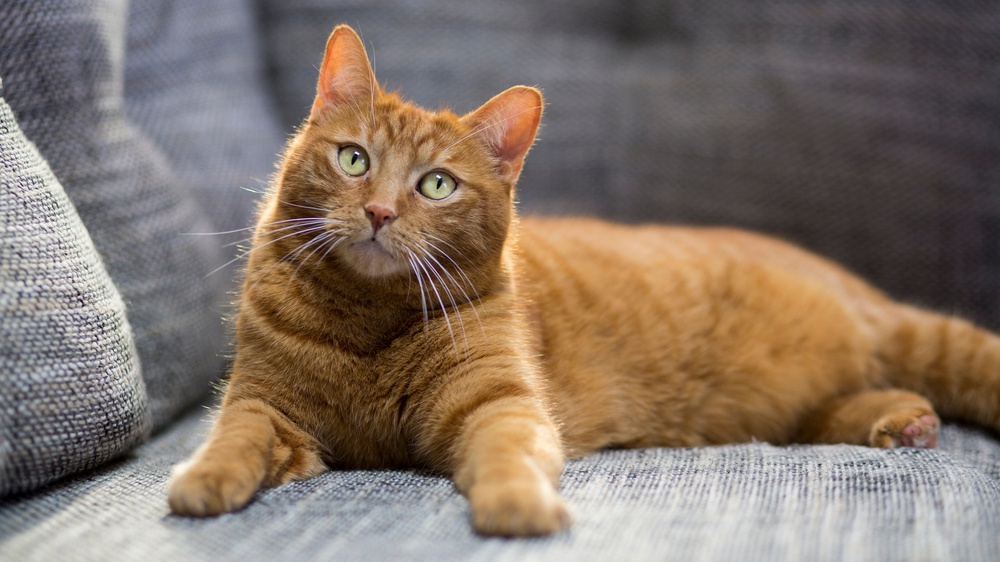
#> input picture photos/cat2.jpg, 1000 x 562 px, shrunk from 2121 x 1193 before the run
$ python gradients.py
#> lines starting #> are read from the running program, lines starting #| are printed output that depends on the picture; after the words box and inside, x2 and y2 are one past the last pixel; in counts of white or black regions, pixels touching at a corner belong together
import cv2 as cv
import numpy as np

img = cv.imread('photos/cat2.jpg')
#> img is the input picture: shape (562, 1000, 3); mean B, G, R 103.8, 116.1, 131.8
cv.imshow('Cats', img)

gray = cv.cvtColor(img, cv.COLOR_BGR2GRAY)
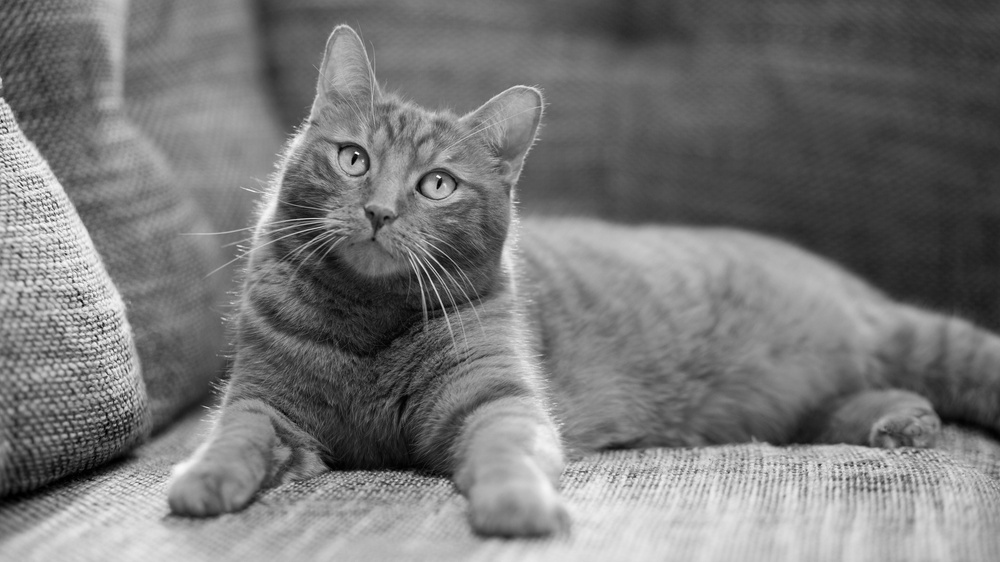
#> gray: shape (562, 1000); min 0, max 253, mean 119.4
cv.imshow('Gray', gray)

# Laplacian
laplacian = cv.Laplacian(gray, cv.CV_64F) # The cv.Laplacian function is used to apply the Laplacian operator to the grayscale image. The parameters are as follows:
# [gray]: The source image for which the Laplacian operator is to be applied. It should be a single-channel image (grayscale).
# cv.CV_64F: The desired depth of the destination image. In this case, we are using CV_64F, which means that the output image will have a depth of 64 bits (floating-point). This is necessary to capture the negative values that can result from the Laplacian operator, as it calculates the second derivative of the image. Using a floating-point depth allows us to preserve the full range of values, including negative values, which can be important for edge detection and other applications.
laplacian = np.uint8(np.absolute(laplacian)) # The np.absolute function is used to take the absolute value of the Laplacian result, which can contain negative values due to the nature of the second derivative. The np.uint8 function is then used to convert the resulting values to an unsigned 8-bit integer format, which is suitable for displaying as an image. This step ensures that all pixel values are non-negative and within the range of 0 to 255, which is necessary for proper visualization of the edges detected by the Laplacian operator.
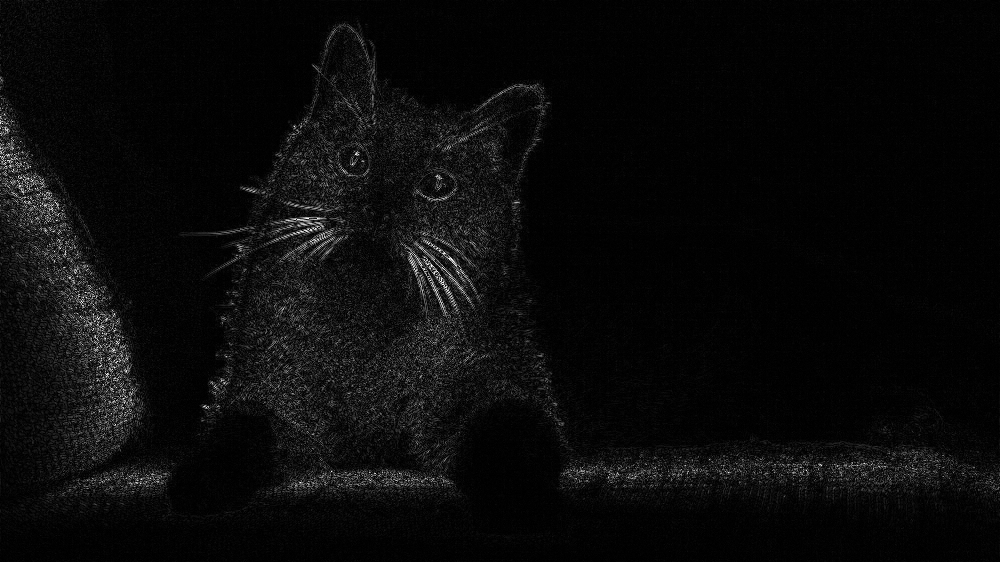
#> laplacian: shape (562, 1000); min 0, max 255, mean 10.4
cv.imshow('Laplacian', laplacian)

# Sobel
sobelx = cv.Sobel(gray, cv.CV_64F, 1, 0) # The cv.Sobel function is used to apply the Sobel operator to the grayscale image. The parameters are as follows:
# [gray]: The source image for which the Sobel operator is to be applied. It should be a single-channel image (grayscale).
# cv.CV_64F: The desired depth of the destination image. In this case, we are using CV_64F, which means that the output image will have a depth of 64 bits (floating-point). This is necessary to capture the negative values that can result from the Sobel operator, as it calculates the first derivative of the image. Using a floating-point depth allows us to preserve the full range of values, including negative values, which can be important for edge detection and other applications.
# 1: The order of the derivative in the x direction. In this case, we are calculating the first derivative in the x direction, which means that we are detecting edges that are vertical (i.e., changes in intensity along the horizontal axis).
# 0: The order of the derivative in the y direction. In this case, we are not calculating any derivative in the y direction, which means that we are only interested in detecting edges in the x direction. If we wanted to detect edges in the y direction, we would set this parameter to 1 and the previous parameter to 0.
sobelx = np.uint8(np.absolute(sobelx)) # The np.absolute function is used to take the absolute value of the Sobel result, which can contain negative values due to the nature of the first derivative. The np.uint8 function is then used to convert the resulting values to an unsigned 8-bit integer format, which is suitable for displaying as an image. This step ensures that all pixel values are non-negative and within the range of 0 to 255, which is necessary for proper visualization of the edges detected by the Sobel operator in the x direction.
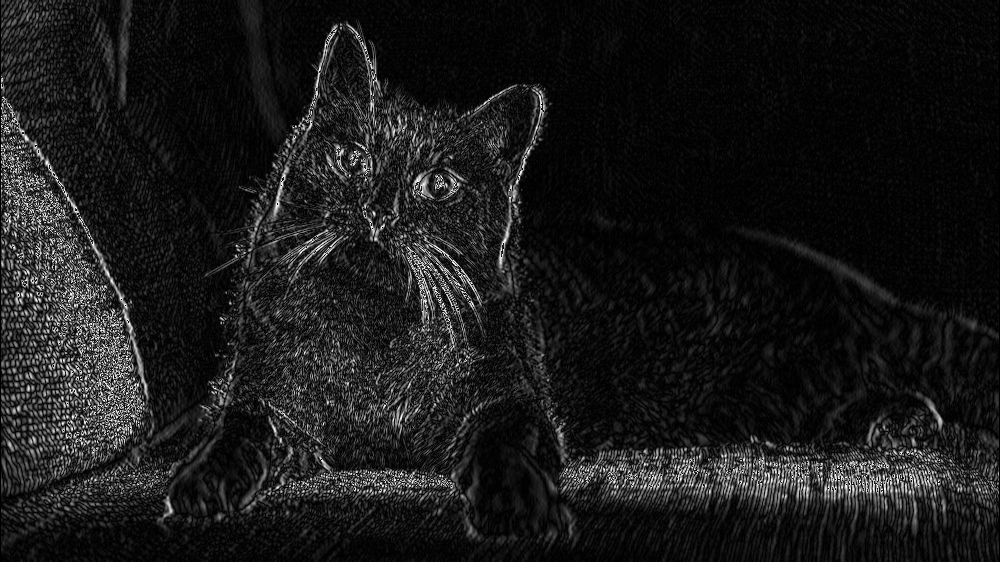
#> sobelx: shape (562, 1000); min 0, max 255, mean 25.7

sobely = cv.Sobel(gray, cv.CV_64F, 0, 1)
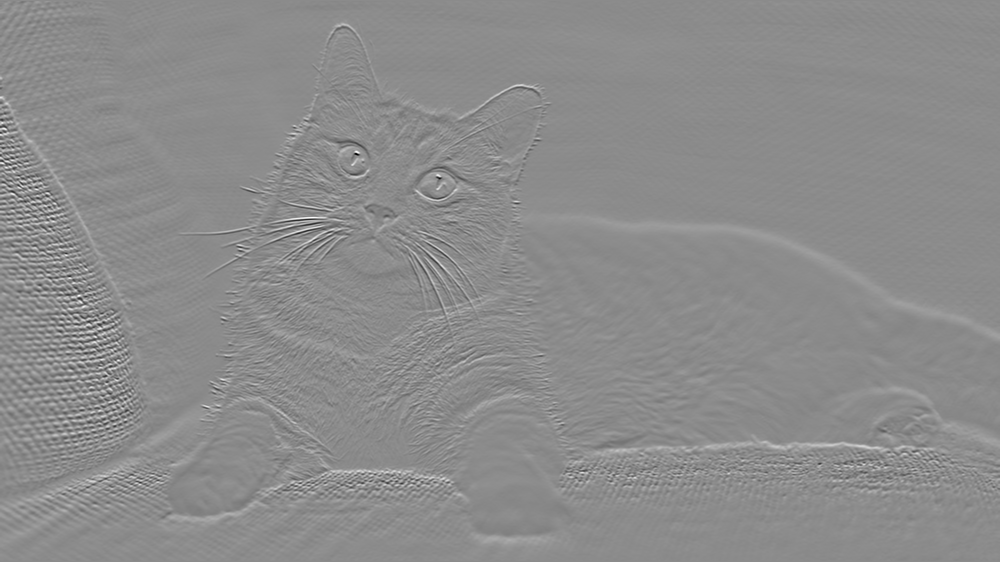
#> sobely: shape (562, 1000) float64; min -836, max 687, mean 1.5; drawn with min black and max white
sobely = np.uint8(np.absolute(sobely))
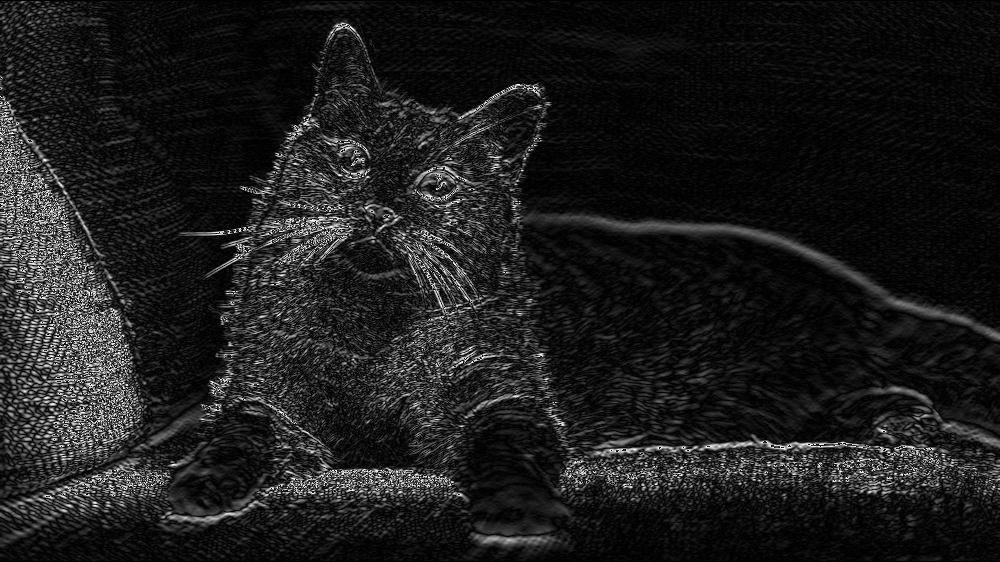
#> sobely: shape (562, 1000); min 0, max 255, mean 28.7

combined_sobel = cv.bitwise_or(sobelx, sobely) # The cv.bitwise_or function is used to combine the results of the Sobel operator in the x and y directions. The parameters are as follows:
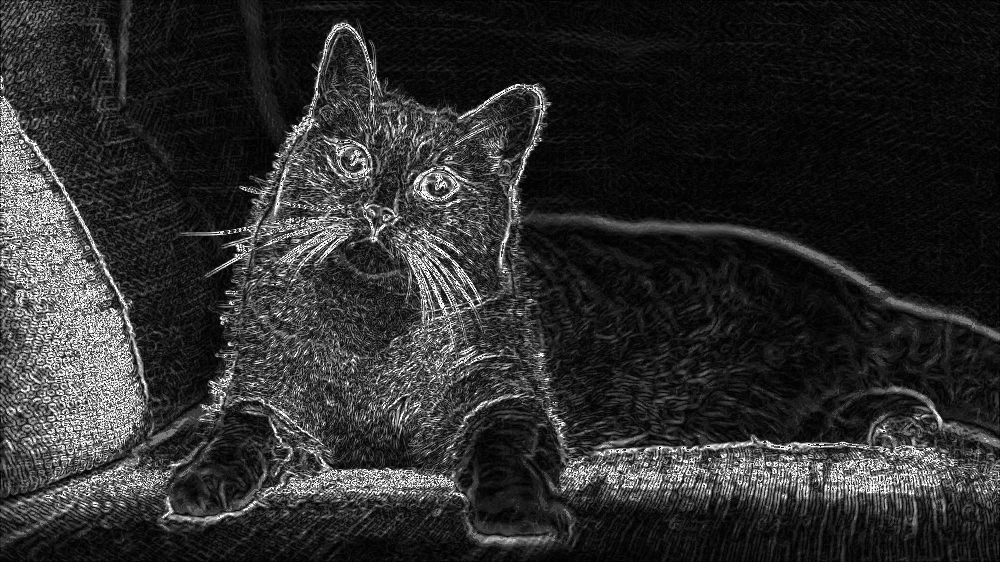
#> combined_sobel: shape (562, 1000); min 0, max 255, mean 44.9
# [sobelx]: The first source image, which contains the edges detected in the x direction.
# [sobely]: The second source image, which contains the edges detected in the y direction.
# None: The destination image. If you want to store the result in a new image

cv.imshow('Sobel Y', sobely)
cv.imshow('Sobel X', sobelx)
cv.imshow('Combined Sobel', combined_sobel)

canny = cv.Canny(gray, 150, 175) # The cv.Canny function is used to apply the Canny edge detection algorithm to the grayscale image. The parameters are as follows:
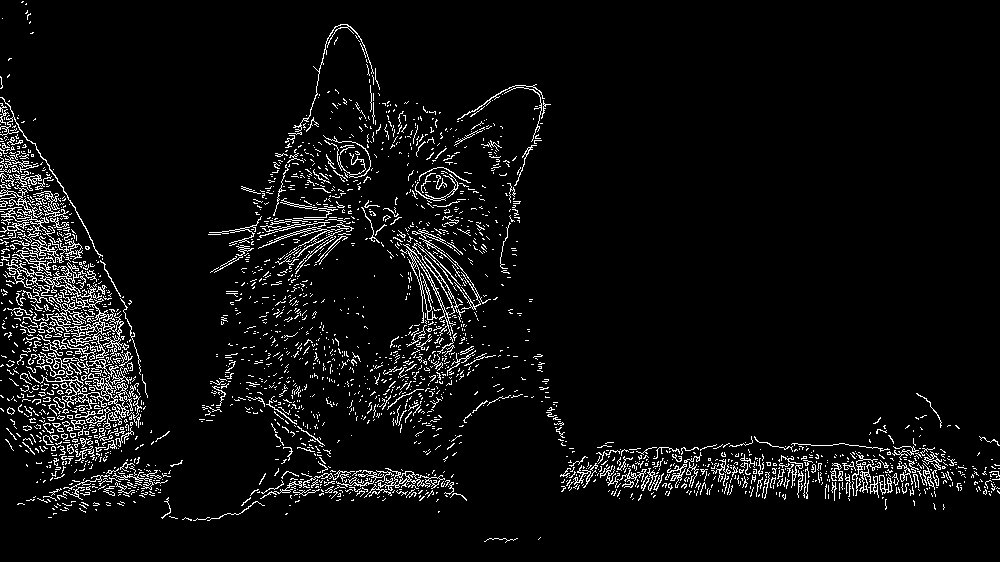
#> canny: shape (562, 1000); 5.5% white in thin lines or dots
# [gray]: The source image for which the Canny edge detection is to be applied. It should be a single-channel image (grayscale).
# 150: The lower threshold for the hysteresis procedure. This is the minimum intensity gradient that is considered an edge. If a pixel's intensity gradient is below this threshold, it will be discarded as a non-edge.
# 175: The upper threshold for the hysteresis procedure. This is the maximum intensity gradient that is considered an edge. If a pixel's intensity gradient is above this threshold, it will be accepted as a strong edge. If a pixel's intensity gradient is between the lower and upper thresholds, it will be accepted as a weak edge only if it is connected to a strong edge.
cv.imshow('Canny', canny)

cv.waitKey(0)

$ run again, with photos/cat1.jpg copied over photos/cat2.jpg
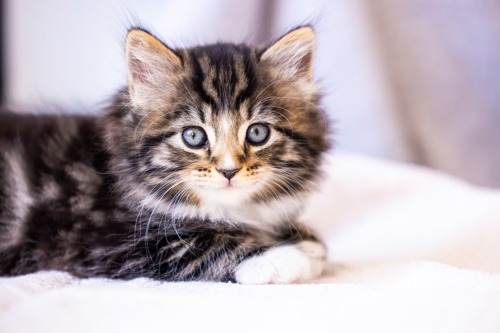
#> input picture photos/cat1.jpg, 500 x 333 px
#> img is the input picture: shape (333, 500, 3); mean B, G, R 177.9, 172.5, 183.2
#> `sobely = cv.Sobel(gray, cv.CV_64F, 0, 1)`:
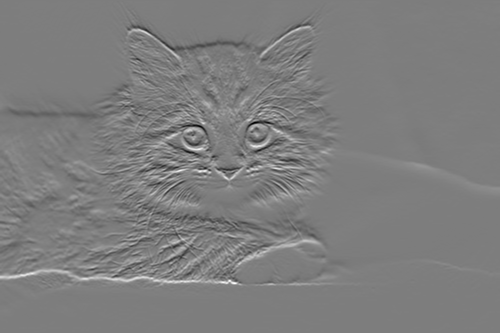
#> sobely: shape (333, 500) float64; min -701, max 718, mean 1; drawn with min black and max white
#> `canny = cv.Canny(gray, 150, 175)`:
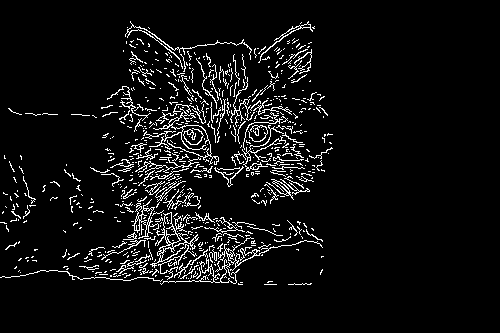
#> canny: shape (333, 500); 6.1% white in thin lines or dots, all inside (x1, y1, x2, y2) = (0, 21, 333, 285)

$ run again, with photos/messi1.jpg copied over photos/cat2.jpg
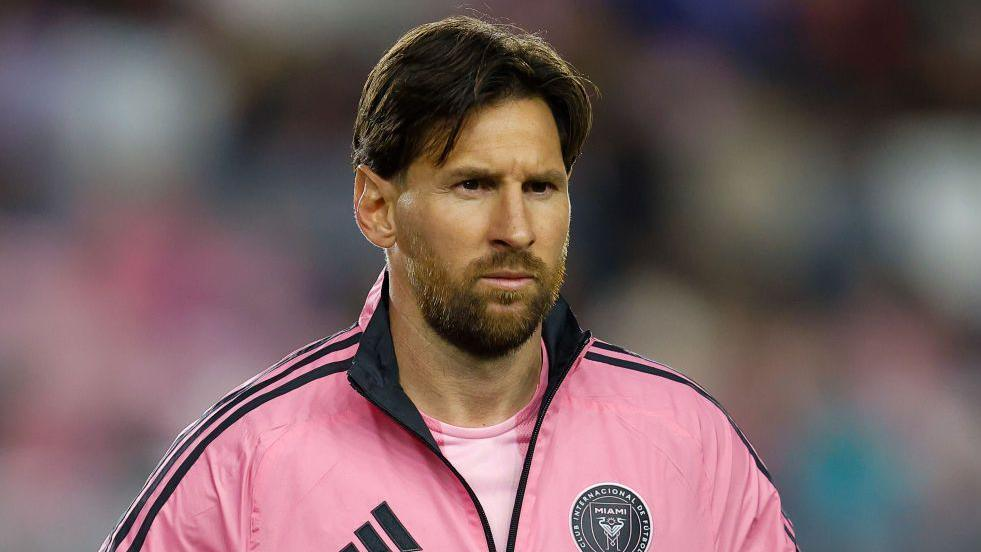
#> input picture photos/messi1.jpg, 981 x 552 px
#> img is the input picture: shape (552, 981, 3); mean B, G, R 97.3, 95.4, 117.8
#> `canny = cv.Canny(gray, 150, 175)`:
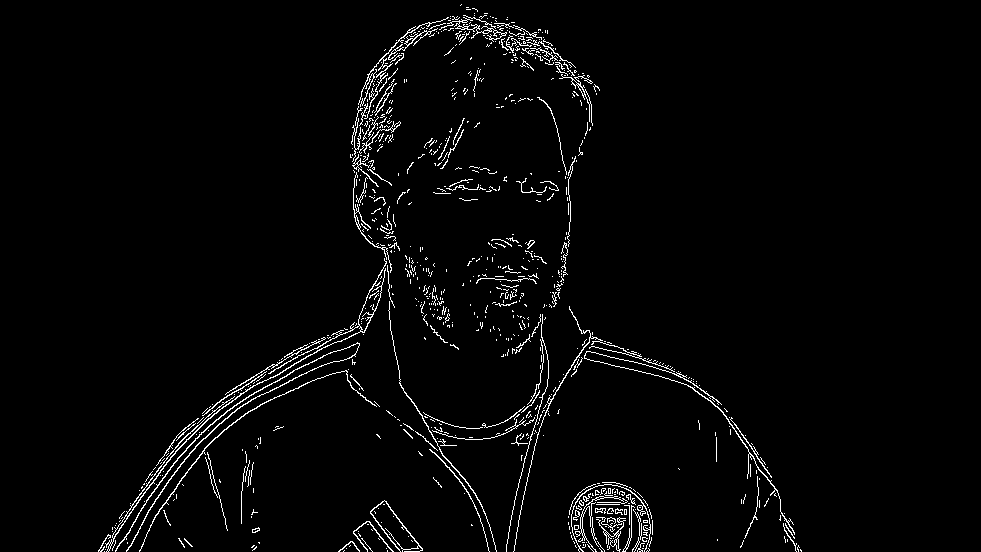
#> canny: shape (552, 981); 2.6% white in thin lines or dots, all inside (x1, y1, x2, y2) = (98, 4, 802, 552)
